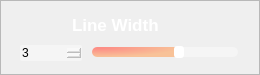
                 <widget class="QFrame" name="LINE_THICKNESS">
                  <property name="minimumSize">
                   <size>
                    <width>260</width>
                    <height>75</height>
                   </size>
                  </property>
                  <property name="maximumSize">
                   <size>
                    <width>260</width>
                    <height>75</height>
                   </size>
                  </property>
                  <property name="styleSheet">
                   <string notr="true">QFrame#LINE_THICKNESS{
border:2px solid rgba(255, 255, 255, 70);
border-radius:15px;
}</string>
                  </property>
                  <property name="frameShape">
                   <enum>QFrame::StyledPanel</enum>
                  </property>
                  <property name="frameShadow">
                   <enum>QFrame::Raised</enum>
                  </property>
                  <layout class="QVBoxLayout" name="verticalLayout_23">
                   <item>
                    <widget class="QPushButton" name="ToggleBotton_5">
                     <property name="sizePolicy">
                      <sizepolicy hsizetype="Expanding" vsizetype="Fixed">
                       <horstretch>0</horstretch>
                       <verstretch>0</verstretch>
                      </sizepolicy>
                     </property>
                     <property name="minimumSize">
                      <size>
                       <width>0</width>
                       <height>30</height>
                      </size>
                     </property>
                     <property name="maximumSize">
                      <size>
                       <width>16777215</width>
                       <height>30</height>
                      </size>
                     </property>
                     <property name="font">
                      <font>
                       <family>Nirmala UI</family>
                       <pointsize>13</pointsize>
                       <italic>false</italic>
                       <bold>true</bold>
                      </font>
                     </property>
                     <property name="cursor">
                      <cursorShape>ArrowCursor</cursorShape>
                     </property>
                     <property name="mouseTracking">
                      <bool>true</bool>
                     </property>
                     <property name="focusPolicy">
                      <enum>Qt::StrongFocus</enum>
                     </property>
                     <property name="contextMenuPolicy">
                      <enum>Qt::DefaultContextMenu</enum>
                     </property>
                     <property name="layoutDirection">
                      <enum>Qt::LeftToRight</enum>
                     </property>
                     <property name="autoFillBackground">
                      <bool>false</bool>
                     </property>
                     <property name="styleSheet">
                      <string notr="true">QPushButton{
background-image:url(:/setting /images/newsize/line.png);
background-repeat: no-repeat;
background-position: left center;
border: none;
border-left: 20px solid transparent;
text-align: left;
padding-left: 40px;
padding-bottom: 4px;
color: white;
font: 700 13pt "Nirmala UI";
}</string>
                     </property>
                     <property name="text">
                      <string>Line Width</string>
                     </property>
                     <property name="autoDefault">
                      <bool>false</bool>
                     </property>
                     <property name="default">
                      <bool>false</bool>
                     </property>
                     <property name="flat">
                      <bool>false</bool>
                     </property>
                    </widget>
                   </item>
                   <item>
                    <widget class="QFrame" name="frame_5">
                     <property name="sizePolicy">
                      <sizepolicy hsizetype="Preferred" vsizetype="Preferred">
                       <horstretch>0</horstretch>
                       <verstretch>0</verstretch>
                      </sizepolicy>
                     </property>
                     <property name="minimumSize">
                      <size>
                       <width>0</width>
                       <height>20</height>
                      </size>
                     </property>
                     <property name="maximumSize">
                      <size>
                       <width>16777215</width>
                       <height>20</height>
                      </size>
                     </property>
                     <layout class="QHBoxLayout" name="horizontalLayout_21" stretch="3,7">
                      <property name="spacing">
                       <number>10</number>
                      </property>
                      <property name="leftMargin">
                       <number>8</number>
                      </property>
                      <property name="topMargin">
                       <number>0</number>
                      </property>
                      <property name="rightMargin">
                       <number>10</number>
                      </property>
                      <property name="bottomMargin">
                       <number>0</number>
                      </property>
                      <item>
                       <widget class="QDoubleSpinBox" name="line_spinbox">
                        <property name="cursor">
                         <cursorShape>PointingHandCursor</cursorShape>
                        </property>
                        <property name="styleSheet">
                         <string notr="true">QDoubleSpinBox {
border: 0px solid lightgray;
border-radius: 2px;
background-color: rgba(255,255,255,90);
font: 600 9pt "Segoe UI";
}
        
QDoubleSpinBox::up-button {
width: 10px;
height: 9px;
margin: 0px 3px 0px 0px;
border-image: url(:/setting /images/newsize/box_up.png);
}
QDoubleSpinBox::up-button:pressed {
margin-top: 1px;
}
            
QDoubleSpinBox::down-button {
width: 10px;
height: 9px;
margin: 0px 3px 0px 0px;
border-image:url(:/setting /images/newsize/box_down.png);
}
QDoubleSpinBox::down-button:pressed {
margin-bottom: 1px;
}</string>
                        </property>
                        <property name="decimals">
                         <number>0</number>
                        </property>
                        <property name="minimum">
                         <double>0.000000000000000</double>
                        </property>
                        <property name="maximum">
                         <double>5.000000000000000</double>
                        </property>
                        <property name="singleStep">
                         <double>1.000000000000000</double>
                        </property>
                        <property name="value">
                         <double>3.000000000000000</double>
                        </property>
                       </widget>
                      </item>
                      <item>
                       <widget class="QSlider" name="line_slider">
                        <property name="cursor">
                         <cursorShape>PointingHandCursor</cursorShape>
                        </property>
                        <property name="styleSheet">
                         <string notr="true">QSlider::groove:horizontal {
border: none;
height: 10px;
background-color: rgba(255,255,255,90);
border-radius: 5px;
}

QSlider::handle:horizontal {
width: 10px;
margin: -1px 0px -1px 0px;
border-radius: 3px;
background-color: white;
}

QSlider::sub-page:horizontal {
background-color:  qradialgradient(cx:0, cy:0, radius:1, fx:0.1, fy:0.1, stop:0 rgb(253, 139, 133),  stop:1 rgb(248, 194, 152));
border-radius: 5px;
}</string>
                        </property>
                        <property name="minimum">
                         <number>0</number>
                        </property>
                        <property name="maximum">
                         <number>5</number>
                        </property>
                        <property name="pageStep">
                         <number>1</number>
                        </property>
                        <property name="value">
                         <number>3</number>
                        </property>
                        <property name="orientation">
                         <enum>Qt::Horizontal</enum>
                        </property>
                       </widget>
                      </item>
                     </layout>
                    </widget>
                   </item>
                  </layout>
                 </widget>
